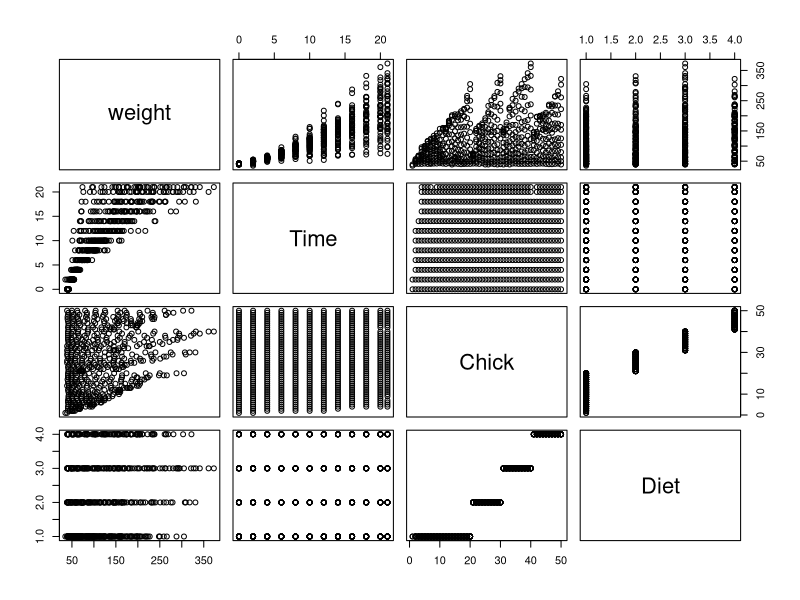
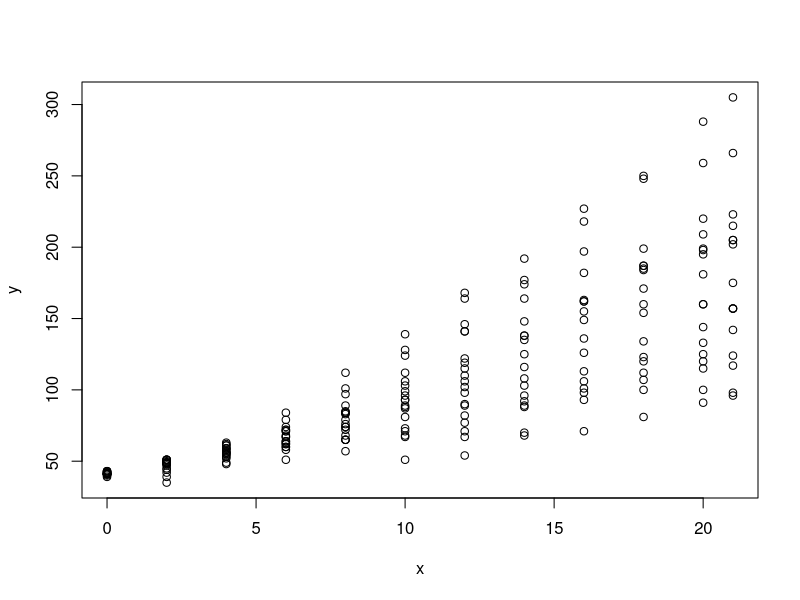

The R script that drew these images, in order:
library(MASS)
data("ChickWeight")
colnames(ChickWeight)

"______ 자료유형 분석 _________"
head(ChickWeight)
summary(ChickWeight)
length(ChickWeight$weight)
plot(ChickWeight)

# ChickWeight$Diet
# ChickWeight$Chick

y <- ChickWeight[ChickWeight$Diet==1,]$weight
x <- ChickWeight[ChickWeight$Diet==1,]$Time

plot(x,y)
m1 = lm(formula=x~y, data=ChickWeight)
abline(m1, lty="dotted")

summary(m1)
